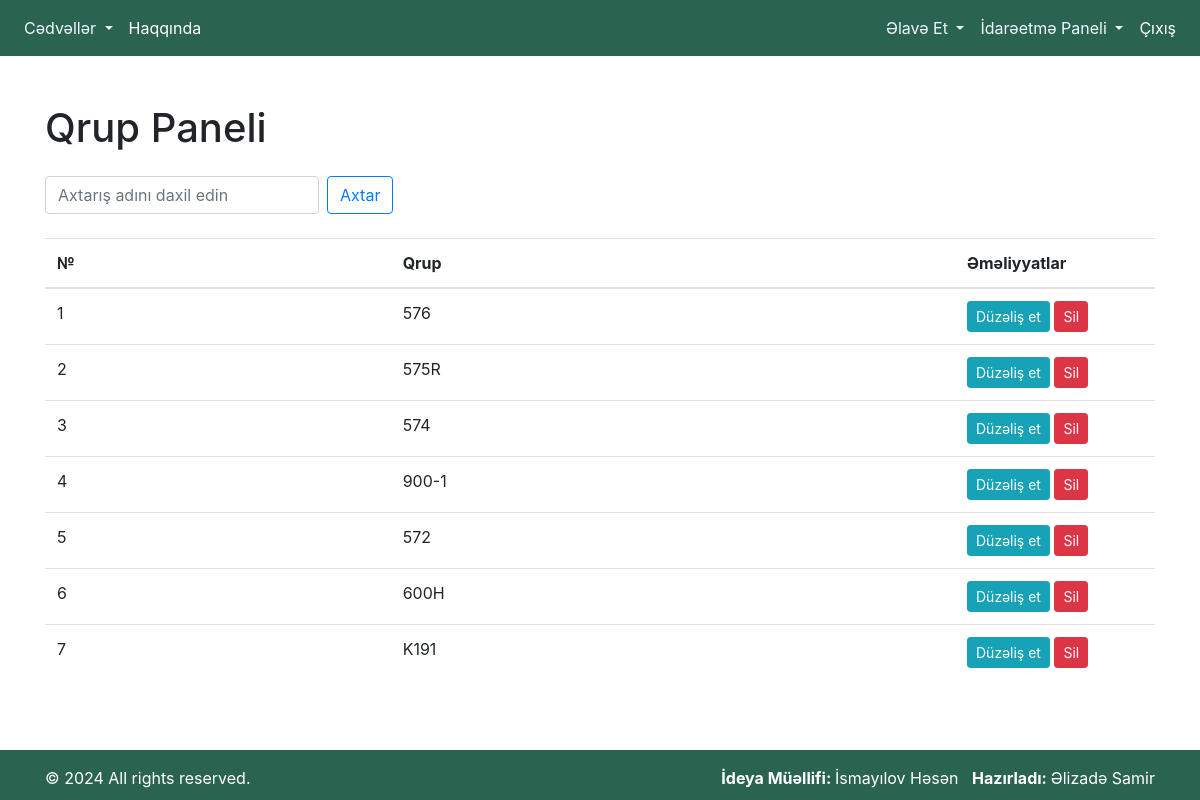
/group-panel/ (signed in), run on the app's committed database.
### lesson_calendar/models.py (models this page shows, shortened)
class Group(models.Model):
    group_number = models.CharField(max_length=20)

### lesson_calendar/views.py (the view)
# urls.py: path('group-panel/', login_required(group_panel), name='group_panel'),
def group_panel(request):
    groups = Group.objects.all()
    query = request.GET.get('q')
    if query:
        groups = groups.filter(group_number__icontains=query)
    return render(request, 'group_panel.html', {'groups': groups})

### templates/group_panel.html
{% extends "index.html" %}
{% block content %}
<div class="container mt-5">
    <h1 class="mb-4">Qrup Paneli</h1>
    <form method="GET" class="mb-3">
        <div class="form-inline mb-4">
            <input type="text" name="q" class="form-control mr-sm-2" placeholder="Axtarış adını daxil edin">
            <button class="btn btn-outline-primary my-2 my-sm-0" type="submit">Axtar</button>
        </div>
    </form>
    <table class="table">
        <thead>
            <tr>
                <th scope="col">№</th>
                <th scope="col">Qrup</th>
                <th style="width: 200px;" scope="col">Əməliyyatlar</th>
            </tr>
        </thead>
        <tbody>
            {% for group in groups %}
            <tr>
                <td>{{ forloop.counter }}</td>
                <td>{{ group.group_number }}</td>
                <td>
                    <a href="{% url 'update_group' group.pk %}" class="btn btn-sm btn-info">Düzəliş et</a>
                    <a href="{% url 'delete_group' group.pk %}" class="btn btn-sm btn-danger" onclick="return confirm('Bu qrupu silmək istədiyinizə əminsiniz?')">Sil</a>
                </td>
            </tr>
            {% endfor %}
        </tbody>
    </table>
</div>
{% endblock content %}

### data on the page
Group: group_number "576"
Group: group_number "575R"
Group: group_number "574"
Group: group_number "900-1"
Group: group_number "572"
Group: group_number "600H"
Group: group_number "K191"
